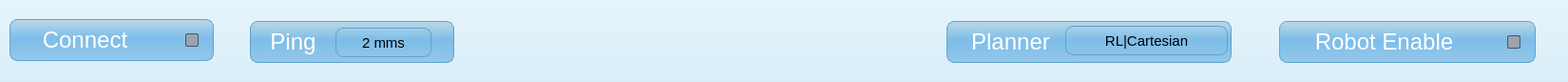
   <widget class="QFrame" name="TopStatusBar">
    <property name="geometry">
     <rect>
      <x>0</x>
      <y>0</y>
      <width>1650</width>
      <height>86</height>
     </rect>
    </property>
    <property name="minimumSize">
     <size>
      <width>1650</width>
      <height>86</height>
     </size>
    </property>
    <property name="maximumSize">
     <size>
      <width>1650</width>
      <height>86</height>
     </size>
    </property>
    <property name="styleSheet">
     <string>background: qlineargradient(x1:0,y1:0,x2:0,y2:1, stop:0 #e6f4fb, stop:1 #d9eef9);</string>
    </property>
    <property name="frameShape">
     <enum>QFrame::NoFrame</enum>
    </property>
    <widget class="QFrame" name="ConnectStatus">
     <property name="geometry">
      <rect>
       <x>10</x>
       <y>20</y>
       <width>215</width>
       <height>44</height>
      </rect>
     </property>
     <property name="styleSheet">
      <string notr="true">QFrame { color:white; border-radius:8px; border:1px solid #5da4cf; background: qlineargradient(x1:0,y1:0,x2:0,y2:1, stop:0 #bcd9e7 , stop:0.45 #7dbde9, stop:1 #95c7ea); padding:2px 10px;} QFrame:pressed {background:#003d60;}</string>
     </property>
     <widget class="QLabel" name="ConnectStatus_label">
      <property name="geometry">
       <rect>
        <x>10</x>
        <y>0</y>
        <width>139</width>
        <height>44</height>
       </rect>
      </property>
      <property name="font">
       <font>
        <family>Arial</family>
        <pointsize>18</pointsize>
       </font>
      </property>
      <property name="styleSheet">
       <string>color:white; background:transparent; border:0px;</string>
      </property>
      <property name="text">
       <string>Connect</string>
      </property>
      <property name="alignment">
       <set>Qt::AlignCenter</set>
      </property>
     </widget>
     <widget class="QLabel" name="ConnectStatus_led">
      <property name="geometry">
       <rect>
        <x>185</x>
        <y>15</y>
        <width>14</width>
        <height>14</height>
       </rect>
      </property>
      <property name="sizePolicy">
       <sizepolicy hsizetype="Fixed" vsizetype="Fixed">
        <horstretch>0</horstretch>
        <verstretch>0</verstretch>
       </sizepolicy>
      </property>
      <property name="minimumSize">
       <size>
        <width>14</width>
        <height>14</height>
       </size>
      </property>
      <property name="maximumSize">
       <size>
        <width>14</width>
        <height>14</height>
       </size>
      </property>
      <property name="styleSheet">
       <string>QLabel#ConnectStatus_led {
    background-color: #9ca3af;
    border: 1px solid #4b5563;
    border-radius: 2px;
}</string>
      </property>
      <property name="text">
       <string/>
      </property>
      <property name="alignment">
       <set>Qt::AlignCenter</set>
      </property>
     </widget>
    </widget>
    <widget class="QFrame" name="PingStatus">
     <property name="geometry">
      <rect>
       <x>263</x>
       <y>22</y>
       <width>215</width>
       <height>44</height>
      </rect>
     </property>
     <property name="styleSheet">
      <string notr="true">QFrame { color:white; border-radius:8px; border:1px solid #5da4cf; background: qlineargradient(x1:0,y1:0,x2:0,y2:1, stop:0 #bcd9e7 , stop:0.45 #7dbde9, stop:1 #95c7ea); padding:2px 10px;} QFrame:pressed {background:#003d60;}</string>
     </property>
     <widget class="QLabel" name="PingStatus_label">
      <property name="geometry">
       <rect>
        <x>0</x>
        <y>0</y>
        <width>91</width>
        <height>44</height>
       </rect>
      </property>
      <property name="font">
       <font>
        <family>Arial</family>
        <pointsize>18</pointsize>
       </font>
      </property>
      <property name="styleSheet">
       <string notr="true">color:white; background:transparent; border:0px;</string>
      </property>
      <property name="text">
       <string>Ping</string>
      </property>
      <property name="alignment">
       <set>Qt::AlignCenter</set>
      </property>
     </widget>
     <widget class="QLabel" name="PingStatus_value">
      <property name="geometry">
       <rect>
        <x>90</x>
        <y>7</y>
        <width>101</width>
        <height>31</height>
       </rect>
      </property>
      <property name="font">
       <font>
        <family>Arial</family>
        <pointsize>11</pointsize>
       </font>
      </property>
      <property name="styleSheet">
       <string notr="true">background:transparent; color:black;</string>
      </property>
      <property name="text">
       <string>2 mms</string>
      </property>
      <property name="alignment">
       <set>Qt::AlignCenter</set>
      </property>
     </widget>
    </widget>
    <widget class="QFrame" name="PlannerStatus">
     <property name="geometry">
      <rect>
       <x>996</x>
       <y>22</y>
       <width>300</width>
       <height>44</height>
      </rect>
     </property>
     <property name="styleSheet">
      <string notr="true">QFrame { color:white; border-radius:8px; border:1px solid #5da4cf; background: qlineargradient(x1:0,y1:0,x2:0,y2:1, stop:0 #bcd9e7 , stop:0.45 #7dbde9, stop:1 #95c7ea); padding:2px 10px;} QFrame:pressed {background:#003d60;}</string>
     </property>
     <widget class="QLabel" name="PlannerStatus_label">
      <property name="geometry">
       <rect>
        <x>-30</x>
        <y>0</y>
        <width>195</width>
        <height>44</height>
       </rect>
      </property>
      <property name="font">
       <font>
        <family>Arial</family>
        <pointsize>18</pointsize>
       </font>
      </property>
      <property name="styleSheet">
       <string>color:white; background:transparent; border:0px;</string>
      </property>
      <property name="text">
       <string>Planner</string>
      </property>
      <property name="alignment">
       <set>Qt::AlignCenter</set>
      </property>
     </widget>
     <widget class="QLabel" name="PlannerStatus_value">
      <property name="geometry">
       <rect>
        <x>125</x>
        <y>5</y>
        <width>171</width>
        <height>31</height>
       </rect>
      </property>
      <property name="font">
       <font>
        <family>Arial</family>
        <pointsize>11</pointsize>
       </font>
      </property>
      <property name="styleSheet">
       <string notr="true">background:transparent; color:black;</string>
      </property>
      <property name="text">
       <string>RL|Cartesian</string>
      </property>
      <property name="alignment">
       <set>Qt::AlignCenter</set>
      </property>
     </widget>
    </widget>
    <widget class="QFrame" name="RobotEnableStatus">
     <property name="geometry">
      <rect>
       <x>1346</x>
       <y>22</y>
       <width>270</width>
       <height>44</height>
      </rect>
     </property>
     <property name="styleSheet">
      <string notr="true">QFrame { color:white; border-radius:8px; border:1px solid #5da4cf; background: qlineargradient(x1:0,y1:0,x2:0,y2:1, stop:0 #bcd9e7 , stop:0.45 #7dbde9, stop:1 #95c7ea); padding:2px 10px;} QFrame:pressed {background:#003d60;}</string>
     </property>
     <widget class="QLabel" name="RobotEnableStatus_label">
      <property name="geometry">
       <rect>
        <x>0</x>
        <y>0</y>
        <width>221</width>
        <height>44</height>
       </rect>
      </property>
      <property name="font">
       <font>
        <family>Arial</family>
        <pointsize>18</pointsize>
       </font>
      </property>
      <property name="styleSheet">
       <string>color:white; background:transparent; border:0px;</string>
      </property>
      <property name="text">
       <string>Robot Enable</string>
      </property>
      <property name="alignment">
       <set>Qt::AlignCenter</set>
      </property>
     </widget>
     <widget class="QLabel" name="RobotEnableStatus_led">
      <property name="geometry">
       <rect>
        <x>240</x>
        <y>15</y>
        <width>14</width>
        <height>14</height>
       </rect>
      </property>
      <property name="sizePolicy">
       <sizepolicy hsizetype="Fixed" vsizetype="Fixed">
        <horstretch>0</horstretch>
        <verstretch>0</verstretch>
       </sizepolicy>
      </property>
      <property name="minimumSize">
       <size>
        <width>14</width>
        <height>14</height>
       </size>
      </property>
      <property name="maximumSize">
       <size>
        <width>14</width>
        <height>14</height>
       </size>
      </property>
      <property name="styleSheet">
       <string>QLabel#RobotEnableStatus_led {
    background-color: #9ca3af;
    border: 1px solid #4b5563;
    border-radius: 2px;
}</string>
      </property>
      <property name="text">
       <string/>
      </property>
      <property name="alignment">
       <set>Qt::AlignCenter</set>
      </property>
     </widget>
    </widget>
   </widget>
